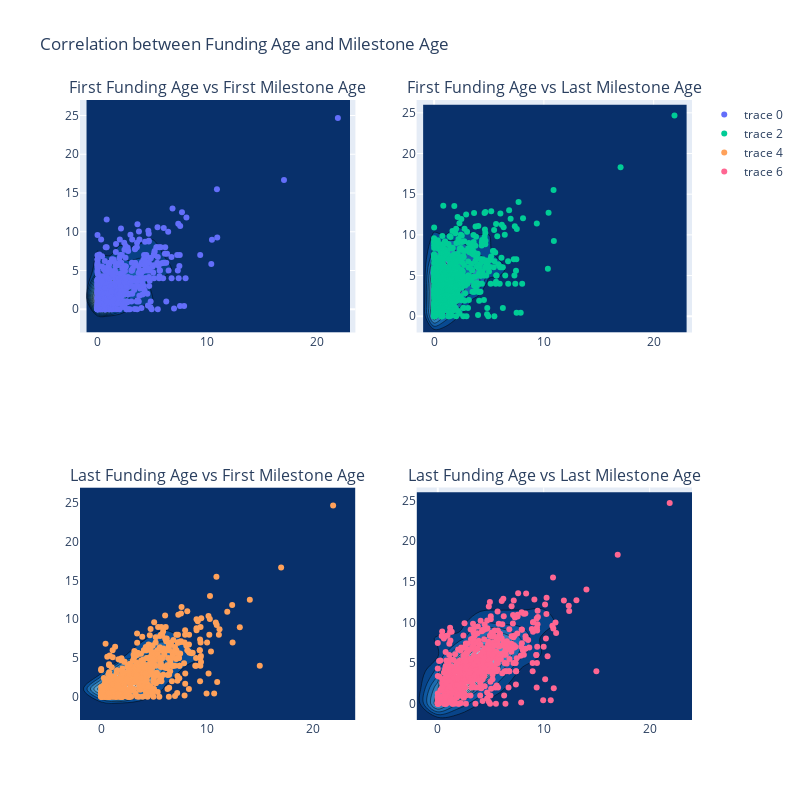

Notebook source saved alongside this figure:
### Markdown cell above
Another way to see the correlation:

### Code cell
fig = make_subplots(rows=2, cols=2, subplot_titles=['First Funding Age vs First Milestone Age', 
                                                     'First Funding Age vs Last Milestone Age',
                                                     'Last Funding Age vs First Milestone Age', 
                                                     'Last Funding Age vs Last Milestone Age'])


fig.add_trace(go.Scatter(x=df['first_funding_age'], y=df['first_milestone_age'], mode='markers'), row=1, col=1)

fig.add_trace(go.Histogram2dContour(x=df['first_funding_age'], y=df['first_milestone_age'], 
                                    colorscale='blues', ncontours=20, reversescale=True, showscale=False), 
                                    row=1, col=1)

fig.add_trace(go.Scatter(x=df['first_funding_age'], y=df['last_milestone_age'], mode='markers'), row=1, col=2)

fig.add_trace(go.Histogram2dContour(x=df['first_funding_age'], y=df['last_milestone_age'], 
                                    colorscale='blues', ncontours=20, reversescale=True, showscale=False), 
                                    row=1, col=2)

fig.add_trace(go.Scatter(x=df['last_funding_age'], y=df['first_milestone_age'], mode='markers'), row=2, col=1)

fig.add_trace(go.Histogram2dContour(x=df['last_funding_age'], y=df['first_milestone_age'], 
                                    colorscale='blues', ncontours=20, reversescale=True, showscale=False), 
                                    row=2, col=1)

fig.add_trace(go.Scatter(x=df['last_funding_age'], y=df['last_milestone_age'], mode='markers'), row=2, col=2)

fig.add_trace(go.Histogram2dContour(x=df['last_funding_age'], y=df['last_milestone_age'], 
                                    colorscale='blues', ncontours=20, reversescale=True, showscale=False), 
                                    row=2, col=2)


fig.update_layout(height=800, width=800, title='Correlation between Funding Age and Milestone Age')
fig.show()

### Figure 1 — Plotly figure (JSON) as saved in the notebook; plotly's stock layout.template omitted (floating-point values rounded to 4 significant figures; data arrays with more than 128 entries replaced by an {"elided": "..."} marker saying what was removed)
{"data": [{"mode": "markers", "type": "scatter", "x": {"elided": "709 float values"}, "xaxis": "x", "y": {"elided": "709 float values"}, "yaxis": "y"}, {"colorscale": [[0, "rgb(247,251,255)"], [0.125, "rgb(222,235,247)"], [0.25, "rgb(198,219,239)"], [0.375, "rgb(158,202,225)"], [0.5, "rgb(107,174,214)"], [0.625, "rgb(66,146,198)"], [0.75, "rgb(33,113,181)"], [0.875, "rgb(8,81,156)"], [1, "rgb(8,48,107)"]], "ncontours": 20, "reversescale": true, "showscale": false, "type": "histogram2dcontour", "x": {"elided": "709 float values"}, "xaxis": "x", "y": {"elided": "709 float values"}, "yaxis": "y"}, {"mode": "markers", "type": "scatter", "x": {"elided": "709 float values"}, "xaxis": "x2", "y": {"elided": "709 float values"}, "yaxis": "y2"}, {"colorscale": [[0, "rgb(247,251,255)"], [0.125, "rgb(222,235,247)"], [0.25, "rgb(198,219,239)"], [0.375, "rgb(158,202,225)"], [0.5, "rgb(107,174,214)"], [0.625, "rgb(66,146,198)"], [0.75, "rgb(33,113,181)"], [0.875, "rgb(8,81,156)"], [1, "rgb(8,48,107)"]], "ncontours": 20, "reversescale": true, "showscale": false, "type": "histogram2dcontour", "x": {"elided": "709 float values"}, "xaxis": "x2", "y": {"elided": "709 float values"}, "yaxis": "y2"}, {"mode": "markers", "type": "scatter", "x": {"elided": "709 float values"}, "xaxis": "x3", "y": {"elided": "709 float values"}, "yaxis": "y3"}, {"colorscale": [[0, "rgb(247,251,255)"], [0.125, "rgb(222,235,247)"], [0.25, "rgb(198,219,239)"], [0.375, "rgb(158,202,225)"], [0.5, "rgb(107,174,214)"], [0.625, "rgb(66,146,198)"], [0.75, "rgb(33,113,181)"], [0.875, "rgb(8,81,156)"], [1, "rgb(8,48,107)"]], "ncontours": 20, "reversescale": true, "showscale": false, "type": "histogram2dcontour", "x": {"elided": "709 float values"}, "xaxis": "x3", "y": {"elided": "709 float values"}, "yaxis": "y3"}, {"mode": "markers", "type": "scatter", "x": {"elided": "709 float values"}, "xaxis": "x4", "y": {"elided": "709 float values"}, "yaxis": "y4"}, {"colorscale": [[0, "rgb(247,251,255)"], [0.125, "rgb(222,235,247)"], [0.25, "rgb(198,219,239)"], [0.375, "rgb(158,202,225)"], [0.5, "rgb(107,174,214)"], [0.625, "rgb(66,146,198)"], [0.75, "rgb(33,113,181)"], [0.875, "rgb(8,81,156)"], [1, "rgb(8,48,107)"]], "ncontours": 20, "reversescale": true, "showscale": false, "type": "histogram2dcontour", "x": {"elided": "709 float values"}, "xaxis": "x4", "y": {"elided": "709 float values"}, "yaxis": "y4"}], "layout": {"annotations": [{"font": {"size": 16}, "showarrow": false, "text": "First Funding Age vs First Milestone Age", "x": 0.225, "xanchor": "center", "xref": "paper", "y": 1, "yanchor": "bottom", "yref": "paper"}, {"font": {"size": 16}, "showarrow": false, "text": "First Funding Age vs Last Milestone Age", "x": 0.775, "xanchor": "center", "xref": "paper", "y": 1, "yanchor": "bottom", "yref": "paper"}, {"font": {"size": 16}, "showarrow": false, "text": "Last Funding Age vs First Milestone Age", "x": 0.225, "xanchor": "center", "xref": "paper", "y": 0.375, "yanchor": "bottom", "yref": "paper"}, {"font": {"size": 16}, "showarrow": false, "text": "Last Funding Age vs Last Milestone Age", "x": 0.775, "xanchor": "center", "xref": "paper", "y": 0.375, "yanchor": "bottom", "yref": "paper"}], "height": 800, "title": {"text": "Correlation between Funding Age and Milestone Age"}, "width": 800, "xaxis": {"anchor": "y", "domain": [0, 0.45]}, "xaxis2": {"anchor": "y2", "domain": [0.55, 1]}, "xaxis3": {"anchor": "y3", "domain": [0, 0.45]}, "xaxis4": {"anchor": "y4", "domain": [0.55, 1]}, "yaxis": {"anchor": "x", "domain": [0.625, 1]}, "yaxis2": {"anchor": "x2", "domain": [0.625, 1]}, "yaxis3": {"anchor": "x3", "domain": [0, 0.375]}, "yaxis4": {"anchor": "x4", "domain": [0, 0.375]}}}
